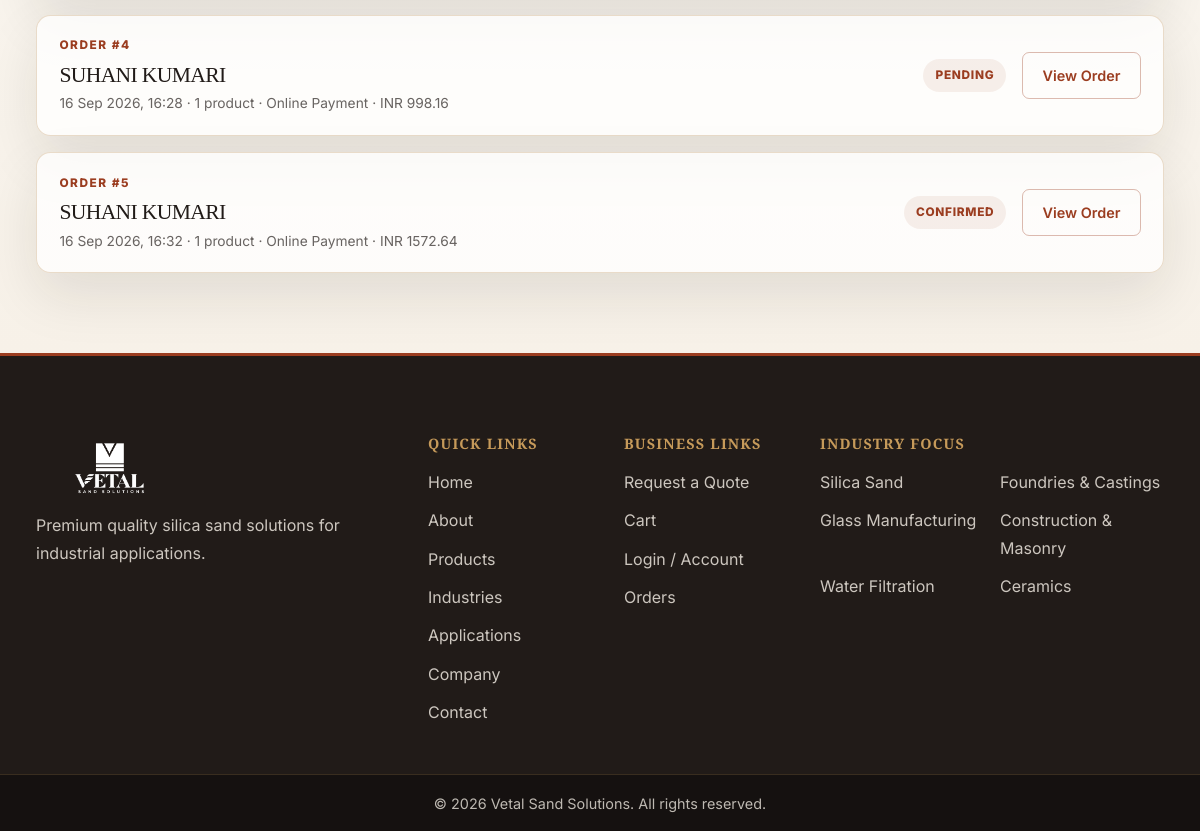
Before: /account/orders/ (signed in, lower part) with the older database file.
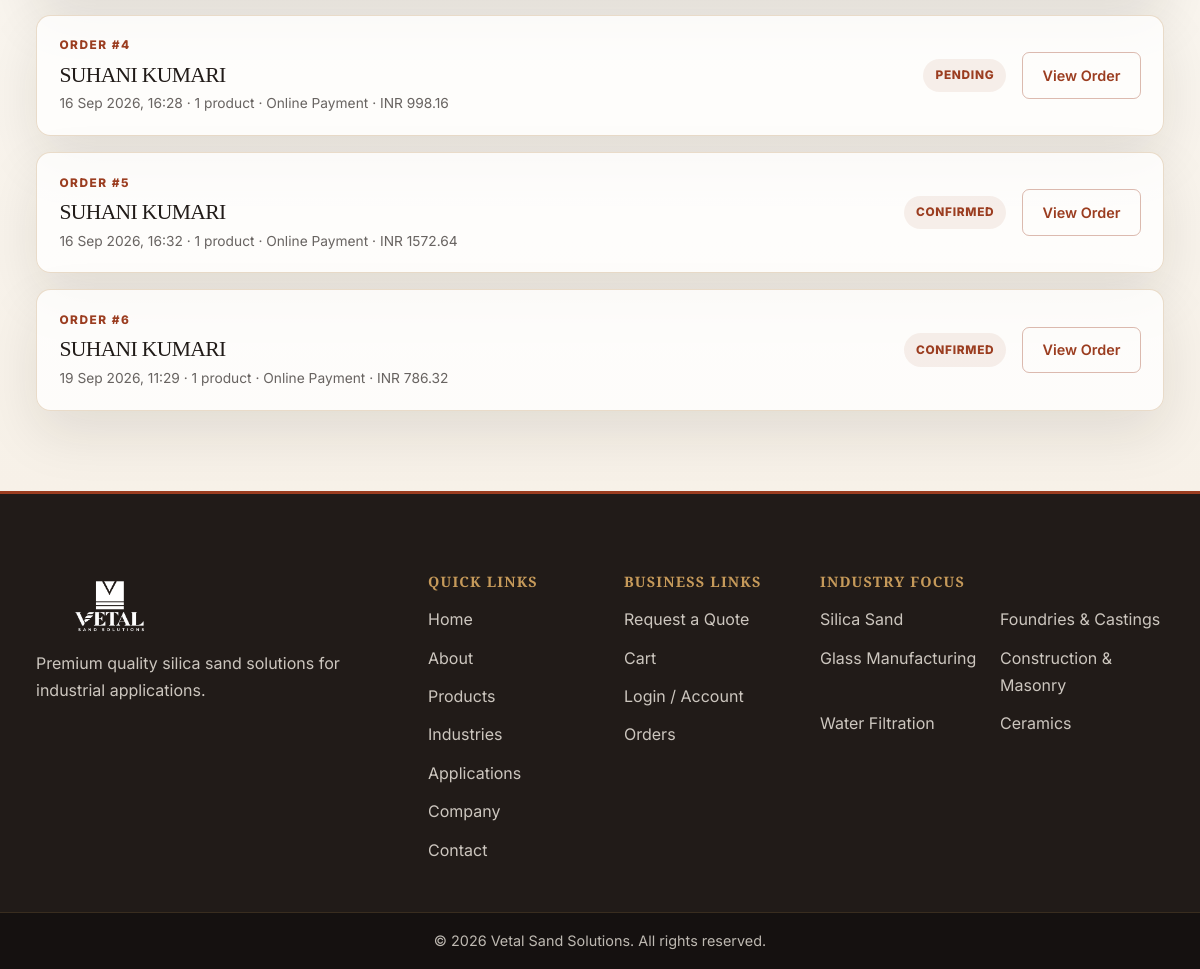
After: the same page with the newer database file.
### orders/models.py (models this page shows, shortened)
class Order(models.Model):
	class PaymentMethod(models.TextChoices):
		COD = 'cod', 'Cash on Delivery'
		ONLINE = 'online', 'Online Payment'
	class Status(models.TextChoices):
		PENDING = 'pending', 'Pending'
		CONFIRMED = 'confirmed', 'Confirmed'
		PROCESSING = 'processing', 'Processing'
		SHIPPED = 'shipped', 'Shipped'
		DELIVERED = 'delivered', 'Delivered'
		CANCELLED = 'cancelled', 'Cancelled'
	user = models.ForeignKey(settings.AUTH_USER_MODEL, on_delete=models.CASCADE, related_name='orders')
	full_name = models.CharField(max_length=150)
	email = models.EmailField()
	phone = models.CharField(max_length=30)
	address = models.TextField()
	city = models.CharField(max_length=100)
	state = models.CharField(max_length=100)
	pincode = models.CharField(max_length=20)
	notes = models.TextField(blank=True)
	total_amount = models.DecimalField(max_digits=12, decimal_places=2, null=True, blank=True)
	payment_method = models.CharField(
		max_length=20,
		choices=PaymentMethod.choices,
		default=PaymentMethod.COD,
	)
	status = models.CharField(max_length=20, choices=Status.choices, default=Status.PENDING)
	created_at = models.DateTimeField(auto_now_add=True)
	updated_at = models.DateTimeField(auto_now=True)
	class Meta:
		ordering = ['-created_at']

### orders/views.py (the view)
# urls.py: path('account/orders/', views.order_list, name='order_list'),
@login_required(login_url='login')
def order_list(request):
	orders = Order.objects.filter(user=request.user).annotate(item_count=Count('items'))
	return render(request, 'orders/order_list.html', {'orders': orders})

### cart/context_processors.py (called while the page is built, shortened)
def cart_count(request):
    cart = request.session.get('cart', {})
    total_items = 0
    product_ids = {
        int(product_id)
        for product_id in cart
        if str(product_id).isdigit()
    }
    active_product_ids = set(
        Product.objects.filter(id__in=product_ids, is_active=True).values_list('id', flat=True)
    )
    return {'cart_count': total_items}

### products/context_processors.py (called while the page is built)
def wishlist_count(request):
    if not request.user.is_authenticated:
        return {'wishlist_count': 0}
    return {'wishlist_count': Wishlist.objects.filter(user=request.user).count()}

### templates/orders/order_list.html (shortened to what this page needs)
{% extends 'base.html' %}
{% block content %}
<section class="orders-page">
    <div class="container orders-page-container">
        {% if orders %}
            <div class="order-list">
                {% for order in orders %}
                    <article class="order-list-card">
                        <div>
                            <span class="order-list-label">Order #{{ order.id }}</span>
                            <h2>{{ order.full_name }}</h2>
                            <p>{{ order.created_at|date:'d M Y, H:i' }} · {{ order.item_count }} product{{ order.item_count|pluralize }} · {{ order.get_payment_method_display }}{% if order.total_amount %} · INR {{ order.total_amount|floatformat:2 }}{% endif %}</p>
                        </div>
                        <div class="order-list-status">
                            <span>{{ order.get_status_display }}</span>
                            <a href="{% url 'order_detail' order.id %}" class="btn btn-secondary">View Order</a>
                        </div>
                    </article>
                {% endfor %}
            </div>
        {% else %}
            <div class="empty-state order-empty-state text-center">
                <h2>No orders yet</h2>
                <p>Your submitted product requests will appear here.</p>
                <a href="{% url 'product_list' %}" class="btn btn-primary">Explore Products</a>
            </div>
        {% endif %}
    </div>
</section>
{% endblock %}

Changed rows visible on the page:
added Order: id "6", full_name "SUHANI KUMARI", created_at "19 Sep 2026, 11:29", item_count "1", payment_method "Online Payment", total_amount "786.32", status "CONFIRMED"
